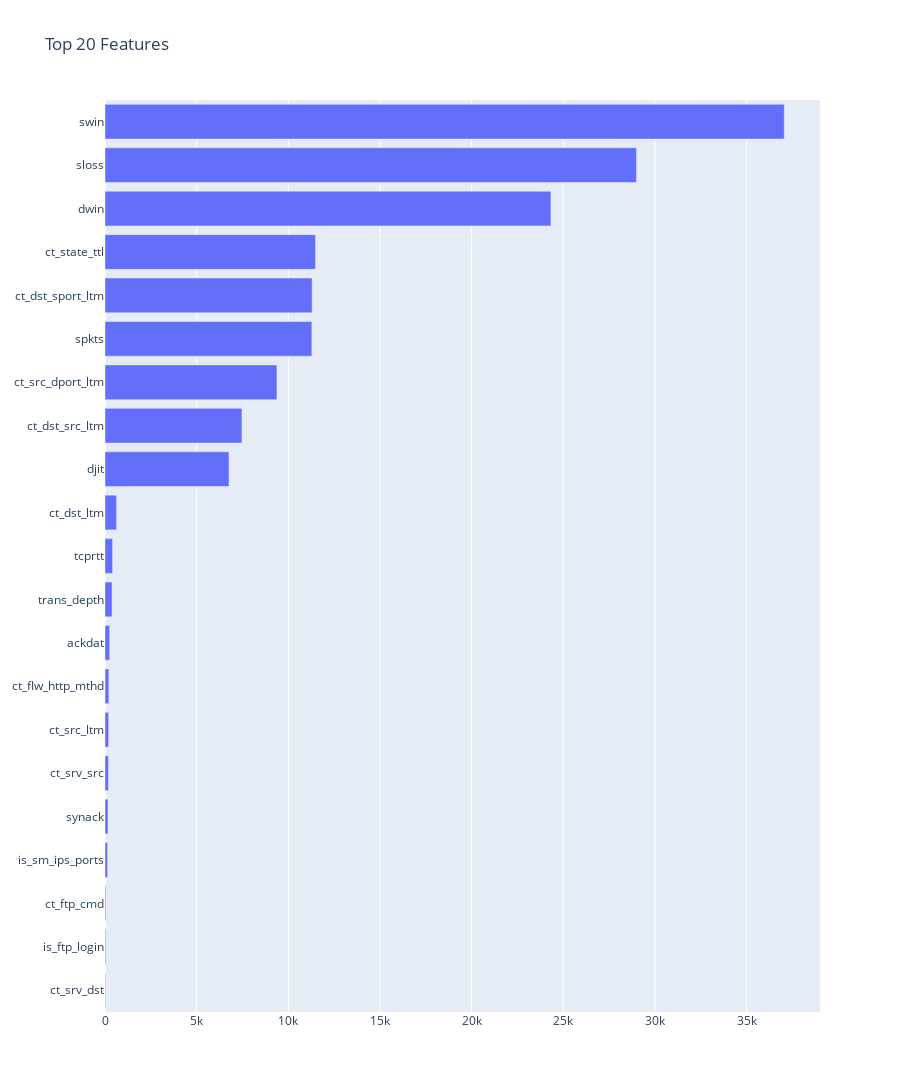

The notebook cell saved with this chart:
### Markdown cell above
## Best Features

### Code cell
# Feature Selection
from sklearn.feature_selection import SelectKBest, chi2

best_features = SelectKBest(score_func=chi2,k='all')

X = df_equal.iloc[:,4:-2]
y = df_equal.iloc[:,-1]
fit = best_features.fit(X,y)

df_scores=pd.DataFrame(fit.scores_)
df_col=pd.DataFrame(X.columns)

feature_score=pd.concat([df_col,df_scores],axis=1)
feature_score.columns=['feature','score']
feature_score.sort_values(by=['score'],ascending=True,inplace=True)

fig = go.Figure(go.Bar(
            x=feature_score['score'][0:21],
            y=feature_score['feature'][0:21],
            orientation='h'))

fig.update_layout(title="Top 20 Features",
                  height=1200,
                  showlegend=False,
                 )

fig.show()

### Figure 1 — Plotly figure (JSON) as saved in the notebook; plotly's stock layout.template omitted (floating-point values rounded to 4 significant figures)
{"data": [{"orientation": "h", "type": "bar", "x": [29.38, 41.04, 43.6, 142, 163.0, 187.2, 199.8, 212.9, 256.5, 384.0, 413.8, 631.8, 6764.0, 7470.0, 9379.0, 11280.0, 11300.0, 11490.0, 24330.0, 29000.0, 37050.0], "y": ["ct_srv_dst", "is_ftp_login", "ct_ftp_cmd", "is_sm_ips_ports", "synack", "ct_srv_src", "ct_src_ltm", "ct_flw_http_mthd", "ackdat", "trans_depth", "tcprtt", "ct_dst_ltm", "djit", "ct_dst_src_ltm", "ct_src_dport_ltm", "spkts", "ct_dst_sport_ltm", "ct_state_ttl", "dwin", "sloss", "swin"]}], "layout": {"height": 1200, "showlegend": false, "title": {"text": "Top 20 Features"}}}
